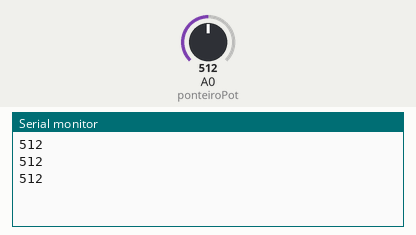
Recording of a sketch running on a simulated Arduino Uno, built with avr-gcc and run on an emulated ATmega328P. On the bench: the last lines printed to the serial monitor. Inputs (shaded band) come from the test bench; at power-on: A0 (ponteiroPot) = 512.

Above: at 1.3 s.
1.4 s: A0 (ponteiroPot) set to 716
At 1.9 s:
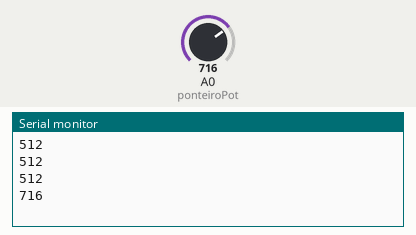
2.9 s: A0 (ponteiroPot) set to 900
At 3.4 s:
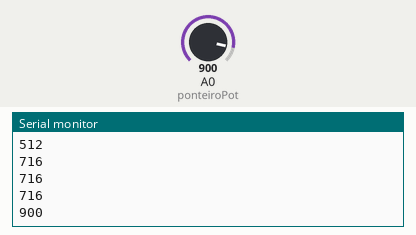
Timing chart, 0 to 5.9 s (numbered marks = the images above; inputs shaded):
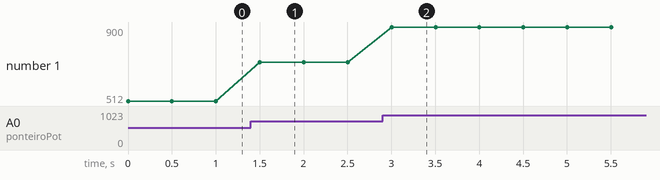

The sketch:

valorPotenciometro.ino
```cpp
#define ponteiroPot A0

const int delayTime = 500;

void setup() {
  pinMode(ponteiroPot, INPUT);
  Serial.begin(9600);
}

void loop() {
  Serial.println(analogRead(ponteiroPot));
  delay(delayTime);
}
```

Measured:
- after the input at 1.4 s, the serial monitor: prints a new line after 0.10 s (image 1)
- after the input at 2.9 s, the serial monitor: prints a new line after 0.10 s (image 2)
- plotted number 1: 512 → 716 after the input at 1.4 s, 716 → 900 after the input at 2.9 s
